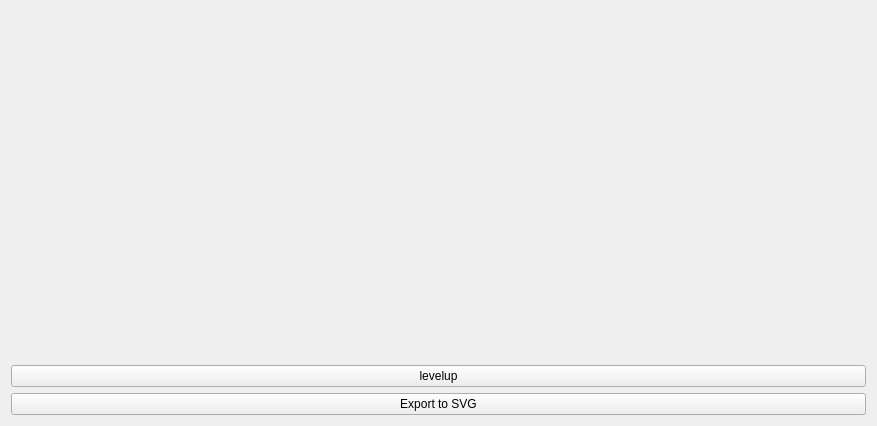
<?xml version="1.0" encoding="UTF-8"?>
<ui version="4.0">
 <class>StepWidget</class>
 <widget class="QWidget" name="StepWidget">
  <property name="geometry">
   <rect>
    <x>0</x>
    <y>0</y>
    <width>877</width>
    <height>426</height>
   </rect>
  </property>
  <property name="windowTitle">
   <string>Form</string>
  </property>
  <layout class="QVBoxLayout" name="verticalLayout">
   <item>
    <widget class="Canvas" name="canvas" native="true"/>
   </item>
   <item>
    <widget class="QPushButton" name="btn_levelup">
     <property name="text">
      <string>levelup</string>
     </property>
    </widget>
   </item>
   <item>
    <widget class="QPushButton" name="btn_exportsvg">
     <property name="text">
      <string>Export to SVG</string>
     </property>
    </widget>
   </item>
  </layout>
 </widget>
 <customwidgets>
  <customwidget>
   <class>Canvas</class>
   <extends>QWidget</extends>
   <header>canvas.h</header>
   <container>1</container>
  </customwidget>
 </customwidgets>
 <resources/>
 <connections/>
</ui>
